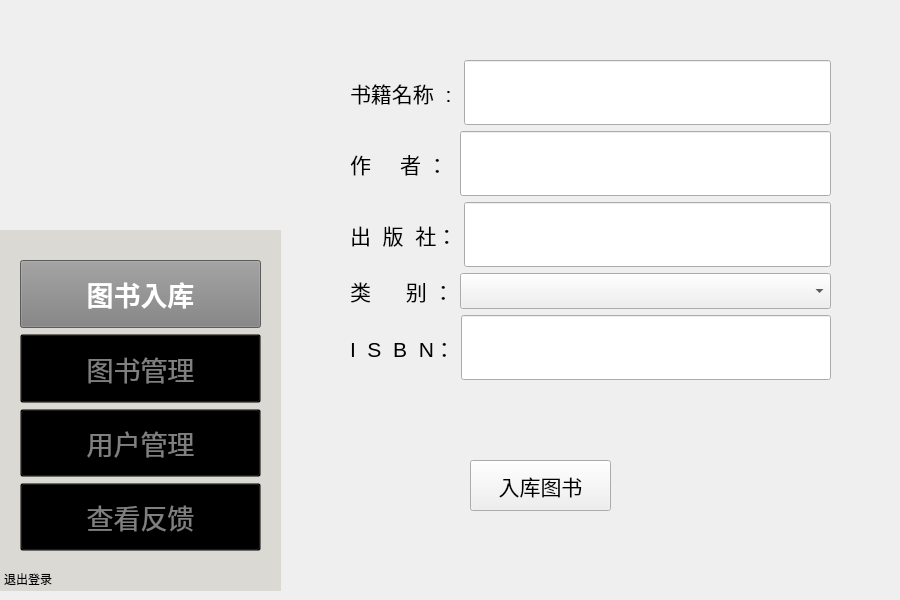
<?xml version="1.0" encoding="UTF-8"?>
<ui version="4.0">
 <class>inputbook</class>
 <widget class="QWidget" name="inputbook">
  <property name="geometry">
   <rect>
    <x>0</x>
    <y>0</y>
    <width>900</width>
    <height>600</height>
   </rect>
  </property>
  <property name="sizePolicy">
   <sizepolicy hsizetype="Preferred" vsizetype="Ignored">
    <horstretch>0</horstretch>
    <verstretch>0</verstretch>
   </sizepolicy>
  </property>
  <property name="windowTitle">
   <string>Form</string>
  </property>
  <widget class="QPushButton" name="pushButton">
   <property name="geometry">
    <rect>
     <x>470</x>
     <y>460</y>
     <width>141</width>
     <height>51</height>
    </rect>
   </property>
   <property name="font">
    <font>
     <pointsize>16</pointsize>
    </font>
   </property>
   <property name="text">
    <string>入库图书</string>
   </property>
  </widget>
  <widget class="QWidget" name="verticalLayoutWidget">
   <property name="geometry">
    <rect>
     <x>0</x>
     <y>230</y>
     <width>281</width>
     <height>361</height>
    </rect>
   </property>
   <layout class="QVBoxLayout" name="mode">
    <item>
     <widget class="QFrame" name="frame">
      <property name="enabled">
       <bool>true</bool>
      </property>
      <property name="acceptDrops">
       <bool>false</bool>
      </property>
      <property name="autoFillBackground">
       <bool>false</bool>
      </property>
      <property name="styleSheet">
       <string notr="true">QFrame {
    background-color: rgb(218,217,211); 
}
</string>
      </property>
      <property name="frameShape">
       <enum>QFrame::Shape::NoFrame</enum>
      </property>
      <property name="frameShadow">
       <enum>QFrame::Shadow::Plain</enum>
      </property>
      <widget class="QWidget" name="verticalLayoutWidget_2">
       <property name="geometry">
        <rect>
         <x>20</x>
         <y>30</y>
         <width>241</width>
         <height>291</height>
        </rect>
       </property>
       <layout class="QVBoxLayout" name="verticalLayout_2">
        <item>
         <widget class="QPushButton" name="PersonalMode_Button">
          <property name="enabled">
           <bool>true</bool>
          </property>
          <property name="sizePolicy">
           <sizepolicy hsizetype="Expanding" vsizetype="Expanding">
            <horstretch>0</horstretch>
            <verstretch>0</verstretch>
           </sizepolicy>
          </property>
          <property name="font">
           <font>
            <pointsize>20</pointsize>
            <bold>true</bold>
           </font>
          </property>
          <property name="focusPolicy">
           <enum>Qt::FocusPolicy::ClickFocus</enum>
          </property>
          <property name="layoutDirection">
           <enum>Qt::LayoutDirection::LeftToRight</enum>
          </property>
          <property name="autoFillBackground">
           <bool>false</bool>
          </property>
          <property name="styleSheet">
           <string notr="true">QPushButton {
    background-color: gray;
    color: white;
}</string>
          </property>
          <property name="text">
           <string>图书入库</string>
          </property>
         </widget>
        </item>
        <item>
         <widget class="QPushButton" name="BookMode_Button">
          <property name="enabled">
           <bool>true</bool>
          </property>
          <property name="sizePolicy">
           <sizepolicy hsizetype="Expanding" vsizetype="Expanding">
            <horstretch>0</horstretch>
            <verstretch>0</verstretch>
           </sizepolicy>
          </property>
          <property name="palette">
           <palette>
            <active>
             <colorrole role="WindowText">
              <brush brushstyle="SolidPattern">
               <color alpha="255">
                <red>128</red>
                <green>128</green>
                <blue>128</blue>
               </color>
              </brush>
             </colorrole>
             <colorrole role="Button">
              <brush brushstyle="SolidPattern">
               <color alpha="0">
                <red>0</red>
                <green>0</green>
                <blue>0</blue>
               </color>
              </brush>
             </colorrole>
             <colorrole role="Text">
              <brush brushstyle="SolidPattern">
               <color alpha="255">
                <red>128</red>
                <green>128</green>
                <blue>128</blue>
               </color>
              </brush>
             </colorrole>
             <colorrole role="ButtonText">
              <brush brushstyle="SolidPattern">
               <color alpha="255">
                <red>128</red>
                <green>128</green>
                <blue>128</blue>
               </color>
              </brush>
             </colorrole>
             <colorrole role="Base">
              <brush brushstyle="SolidPattern">
               <color alpha="0">
                <red>0</red>
                <green>0</green>
                <blue>0</blue>
               </color>
              </brush>
             </colorrole>
             <colorrole role="Window">
              <brush brushstyle="SolidPattern">
               <color alpha="0">
                <red>0</red>
                <green>0</green>
                <blue>0</blue>
               </color>
              </brush>
             </colorrole>
             <colorrole role="PlaceholderText">
              <brush brushstyle="SolidPattern">
               <color alpha="128">
                <red>128</red>
                <green>128</green>
                <blue>128</blue>
               </color>
              </brush>
             </colorrole>
            </active>
            <inactive>
             <colorrole role="WindowText">
              <brush brushstyle="SolidPattern">
               <color alpha="255">
                <red>128</red>
                <green>128</green>
                <blue>128</blue>
               </color>
              </brush>
             </colorrole>
             <colorrole role="Button">
              <brush brushstyle="SolidPattern">
               <color alpha="0">
                <red>0</red>
                <green>0</green>
                <blue>0</blue>
               </color>
              </brush>
             </colorrole>
             <colorrole role="Text">
              <brush brushstyle="SolidPattern">
               <color alpha="255">
                <red>128</red>
                <green>128</green>
                <blue>128</blue>
               </color>
              </brush>
             </colorrole>
             <colorrole role="ButtonText">
              <brush brushstyle="SolidPattern">
               <color alpha="255">
                <red>128</red>
                <green>128</green>
                <blue>128</blue>
               </color>
              </brush>
             </colorrole>
             <colorrole role="Base">
              <brush brushstyle="SolidPattern">
               <color alpha="0">
                <red>0</red>
                <green>0</green>
                <blue>0</blue>
               </color>
              </brush>
             </colorrole>
             <colorrole role="Window">
              <brush brushstyle="SolidPattern">
               <color alpha="0">
                <red>0</red>
                <green>0</green>
                <blue>0</blue>
               </color>
              </brush>
             </colorrole>
             <colorrole role="PlaceholderText">
              <brush brushstyle="SolidPattern">
               <color alpha="128">
                <red>128</red>
                <green>128</green>
                <blue>128</blue>
               </color>
              </brush>
             </colorrole>
            </inactive>
            <disabled>
             <colorrole role="WindowText">
              <brush brushstyle="SolidPattern">
               <color alpha="255">
                <red>128</red>
                <green>128</green>
                <blue>128</blue>
               </color>
              </brush>
             </colorrole>
             <colorrole role="Button">
              <brush brushstyle="SolidPattern">
               <color alpha="0">
                <red>0</red>
                <green>0</green>
                <blue>0</blue>
               </color>
              </brush>
             </colorrole>
             <colorrole role="Text">
              <brush brushstyle="SolidPattern">
               <color alpha="255">
                <red>128</red>
                <green>128</green>
                <blue>128</blue>
               </color>
              </brush>
             </colorrole>
             <colorrole role="ButtonText">
              <brush brushstyle="SolidPattern">
               <color alpha="255">
                <red>128</red>
                <green>128</green>
                <blue>128</blue>
               </color>
              </brush>
             </colorrole>
             <colorrole role="Base">
              <brush brushstyle="SolidPattern">
               <color alpha="0">
                <red>0</red>
                <green>0</green>
                <blue>0</blue>
               </color>
              </brush>
             </colorrole>
             <colorrole role="Window">
              <brush brushstyle="SolidPattern">
               <color alpha="0">
                <red>0</red>
                <green>0</green>
                <blue>0</blue>
               </color>
              </brush>
             </colorrole>
             <colorrole role="PlaceholderText">
              <brush brushstyle="SolidPattern">
               <color alpha="128">
                <red>128</red>
                <green>128</green>
                <blue>128</blue>
               </color>
              </brush>
             </colorrole>
            </disabled>
           </palette>
          </property>
          <property name="font">
           <font>
            <pointsize>20</pointsize>
            <bold>false</bold>
           </font>
          </property>
          <property name="mouseTracking">
           <bool>false</bool>
          </property>
          <property name="acceptDrops">
           <bool>false</bool>
          </property>
          <property name="layoutDirection">
           <enum>Qt::LayoutDirection::LeftToRight</enum>
          </property>
          <property name="autoFillBackground">
           <bool>false</bool>
          </property>
          <property name="styleSheet">
           <string notr="true">QPushButton {
    background-color: transparent;
    color: grey;
}
</string>
          </property>
          <property name="text">
           <string>图书管理</string>
          </property>
         </widget>
        </item>
        <item>
         <widget class="QPushButton" name="FindBookMode_Button">
          <property name="sizePolicy">
           <sizepolicy hsizetype="Expanding" vsizetype="Expanding">
            <horstretch>0</horstretch>
            <verstretch>0</verstretch>
           </sizepolicy>
          </property>
          <property name="font">
           <font>
            <pointsize>20</pointsize>
            <bold>false</bold>
           </font>
          </property>
          <property name="layoutDirection">
           <enum>Qt::LayoutDirection::LeftToRight</enum>
          </property>
          <property name="autoFillBackground">
           <bool>false</bool>
          </property>
          <property name="styleSheet">
           <string notr="true">QPushButton {
    background-color: transparent;
    color: grey;
}
</string>
          </property>
          <property name="text">
           <string>用户管理</string>
          </property>
         </widget>
        </item>
        <item>
         <widget class="QPushButton" name="Seen_Button">
          <property name="enabled">
           <bool>true</bool>
          </property>
          <property name="sizePolicy">
           <sizepolicy hsizetype="Expanding" vsizetype="Expanding">
            <horstretch>0</horstretch>
            <verstretch>0</verstretch>
           </sizepolicy>
          </property>
          <property name="font">
           <font>
            <pointsize>20</pointsize>
            <bold>false</bold>
           </font>
          </property>
          <property name="focusPolicy">
           <enum>Qt::FocusPolicy::ClickFocus</enum>
          </property>
          <property name="layoutDirection">
           <enum>Qt::LayoutDirection::LeftToRight</enum>
          </property>
          <property name="autoFillBackground">
           <bool>false</bool>
          </property>
          <property name="styleSheet">
           <string notr="true">QPushButton {
    background-color: transparent;
    color: grey;
}
</string>
          </property>
          <property name="text">
           <string>查看反馈</string>
          </property>
         </widget>
        </item>
       </layout>
       <zorder>BookMode_Button</zorder>
       <zorder>FindBookMode_Button</zorder>
       <zorder>PersonalMode_Button</zorder>
       <zorder>Seen_Button</zorder>
      </widget>
      <widget class="QPushButton" name="pushButton_2">
       <property name="geometry">
        <rect>
         <x>0</x>
         <y>340</y>
         <width>56</width>
         <height>18</height>
        </rect>
       </property>
       <property name="styleSheet">
        <string notr="true">QPushButton {
    border: none;
    background: transparent;
    color: black;
  }</string>
       </property>
       <property name="text">
        <string>退出登录</string>
       </property>
      </widget>
     </widget>
    </item>
   </layout>
  </widget>
  <widget class="QLabel" name="logo">
   <property name="enabled">
    <bool>true</bool>
   </property>
   <property name="geometry">
    <rect>
     <x>0</x>
     <y>0</y>
     <width>281</width>
     <height>271</height>
    </rect>
   </property>
   <property name="styleSheet">
    <string notr="true">QLabel {
    background-color: transparent;
}
</string>
   </property>
   <property name="frameShape">
    <enum>QFrame::Shape::NoFrame</enum>
   </property>
   <property name="frameShadow">
    <enum>QFrame::Shadow::Plain</enum>
   </property>
   <property name="text">
    <string/>
   </property>
   <property name="pixmap">
    <pixmap resource="Logo.qrc">:/image/Logo.png</pixmap>
   </property>
   <property name="scaledContents">
    <bool>true</bool>
   </property>
   <property name="wordWrap">
    <bool>false</bool>
   </property>
   <property name="openExternalLinks">
    <bool>false</bool>
   </property>
   <property name="textInteractionFlags">
    <set>Qt::TextInteractionFlag::LinksAccessibleByMouse</set>
   </property>
  </widget>
  <widget class="QWidget" name="verticalLayoutWidget_4">
   <property name="geometry">
    <rect>
     <x>350</x>
     <y>60</y>
     <width>481</width>
     <height>320</height>
    </rect>
   </property>
   <layout class="QVBoxLayout" name="verticalLayout">
    <item>
     <layout class="QHBoxLayout" name="horizontalLayout_2">
      <item>
       <widget class="QLabel" name="label">
        <property name="font">
         <font>
          <pointsize>16</pointsize>
         </font>
        </property>
        <property name="text">
         <string>书籍名称  : </string>
        </property>
       </widget>
      </item>
      <item>
       <widget class="QLineEdit" name="BOOK_INPUT">
        <property name="sizePolicy">
         <sizepolicy hsizetype="Expanding" vsizetype="Expanding">
          <horstretch>0</horstretch>
          <verstretch>0</verstretch>
         </sizepolicy>
        </property>
        <property name="font">
         <font>
          <pointsize>20</pointsize>
         </font>
        </property>
       </widget>
      </item>
     </layout>
    </item>
    <item>
     <layout class="QHBoxLayout" name="horizontalLayout_3">
      <item>
       <widget class="QLabel" name="label_2">
        <property name="font">
         <font>
          <pointsize>16</pointsize>
         </font>
        </property>
        <property name="text">
         <string>作     者 ： </string>
        </property>
       </widget>
      </item>
      <item>
       <widget class="QLineEdit" name="AUTHOR_INPUT">
        <property name="sizePolicy">
         <sizepolicy hsizetype="Expanding" vsizetype="Expanding">
          <horstretch>0</horstretch>
          <verstretch>0</verstretch>
         </sizepolicy>
        </property>
        <property name="font">
         <font>
          <pointsize>20</pointsize>
         </font>
        </property>
       </widget>
      </item>
     </layout>
    </item>
    <item>
     <layout class="QHBoxLayout" name="horizontalLayout_4">
      <item>
       <widget class="QLabel" name="label_3">
        <property name="font">
         <font>
          <pointsize>16</pointsize>
         </font>
        </property>
        <property name="text">
         <string>出  版  社：</string>
        </property>
       </widget>
      </item>
      <item>
       <widget class="QLineEdit" name="PRESS_INPUT">
        <property name="sizePolicy">
         <sizepolicy hsizetype="Expanding" vsizetype="Expanding">
          <horstretch>0</horstretch>
          <verstretch>0</verstretch>
         </sizepolicy>
        </property>
        <property name="font">
         <font>
          <pointsize>20</pointsize>
         </font>
        </property>
       </widget>
      </item>
     </layout>
    </item>
    <item>
     <layout class="QHBoxLayout" name="horizontalLayout_5">
      <item>
       <widget class="QLabel" name="label_5">
        <property name="sizePolicy">
         <sizepolicy hsizetype="Fixed" vsizetype="Preferred">
          <horstretch>0</horstretch>
          <verstretch>0</verstretch>
         </sizepolicy>
        </property>
        <property name="font">
         <font>
          <pointsize>16</pointsize>
         </font>
        </property>
        <property name="text">
         <string>类      别 ：</string>
        </property>
       </widget>
      </item>
      <item>
       <widget class="QComboBox" name="Type_Name_chose">
        <property name="font">
         <font>
          <pointsize>18</pointsize>
         </font>
        </property>
        <property name="autoFillBackground">
         <bool>false</bool>
        </property>
        <property name="styleSheet">
         <string notr="true"/>
        </property>
        <property name="editable">
         <bool>false</bool>
        </property>
        <property name="currentText">
         <string/>
        </property>
        <property name="insertPolicy">
         <enum>QComboBox::InsertPolicy::InsertAtBottom</enum>
        </property>
        <property name="placeholderText">
         <string/>
        </property>
        <item>
         <property name="text">
          <string/>
         </property>
        </item>
        <item>
         <property name="text">
          <string>文学作品，小说</string>
         </property>
        </item>
        <item>
         <property name="text">
          <string>童书</string>
         </property>
        </item>
        <item>
         <property name="text">
          <string>教科书</string>
         </property>
        </item>
        <item>
         <property name="text">
          <string>传记，回忆录</string>
         </property>
        </item>
        <item>
         <property name="text">
          <string>科幻</string>
         </property>
        </item>
        <item>
         <property name="text">
          <string>历史</string>
         </property>
        </item>
        <item>
         <property name="text">
          <string>哲学</string>
         </property>
        </item>
       </widget>
      </item>
     </layout>
    </item>
    <item>
     <layout class="QHBoxLayout" name="horizontalLayout_6">
      <item>
       <widget class="QLabel" name="label_4">
        <property name="font">
         <font>
          <pointsize>16</pointsize>
         </font>
        </property>
        <property name="text">
         <string>I  S  B  N：</string>
        </property>
       </widget>
      </item>
      <item>
       <widget class="QLineEdit" name="isbnnn">
        <property name="sizePolicy">
         <sizepolicy hsizetype="Expanding" vsizetype="Expanding">
          <horstretch>0</horstretch>
          <verstretch>0</verstretch>
         </sizepolicy>
        </property>
        <property name="font">
         <font>
          <pointsize>20</pointsize>
         </font>
        </property>
        <property name="maxLength">
         <number>13</number>
        </property>
       </widget>
      </item>
     </layout>
    </item>
   </layout>
  </widget>
  <widget class="QLabel" name="logo_2">
   <property name="enabled">
    <bool>true</bool>
   </property>
   <property name="geometry">
    <rect>
     <x>670</x>
     <y>390</y>
     <width>271</width>
     <height>291</height>
    </rect>
   </property>
   <property name="styleSheet">
    <string notr="true">QLabel {
    background-color: transparent;
}
</string>
   </property>
   <property name="frameShape">
    <enum>QFrame::Shape::NoFrame</enum>
   </property>
   <property name="frameShadow">
    <enum>QFrame::Shadow::Plain</enum>
   </property>
   <property name="text">
    <string/>
   </property>
   <property name="pixmap">
    <pixmap resource="Logo.qrc">:/image/bookcat2.png</pixmap>
   </property>
   <property name="scaledContents">
    <bool>true</bool>
   </property>
   <property name="wordWrap">
    <bool>false</bool>
   </property>
   <property name="openExternalLinks">
    <bool>false</bool>
   </property>
   <property name="textInteractionFlags">
    <set>Qt::TextInteractionFlag::LinksAccessibleByMouse</set>
   </property>
  </widget>
  <zorder>logo</zorder>
  <zorder>pushButton</zorder>
  <zorder>verticalLayoutWidget</zorder>
  <zorder>verticalLayoutWidget_4</zorder>
  <zorder>logo_2</zorder>
 </widget>
 <resources>
  <include location="Logo.qrc"/>
 </resources>
 <connections/>
</ui>
